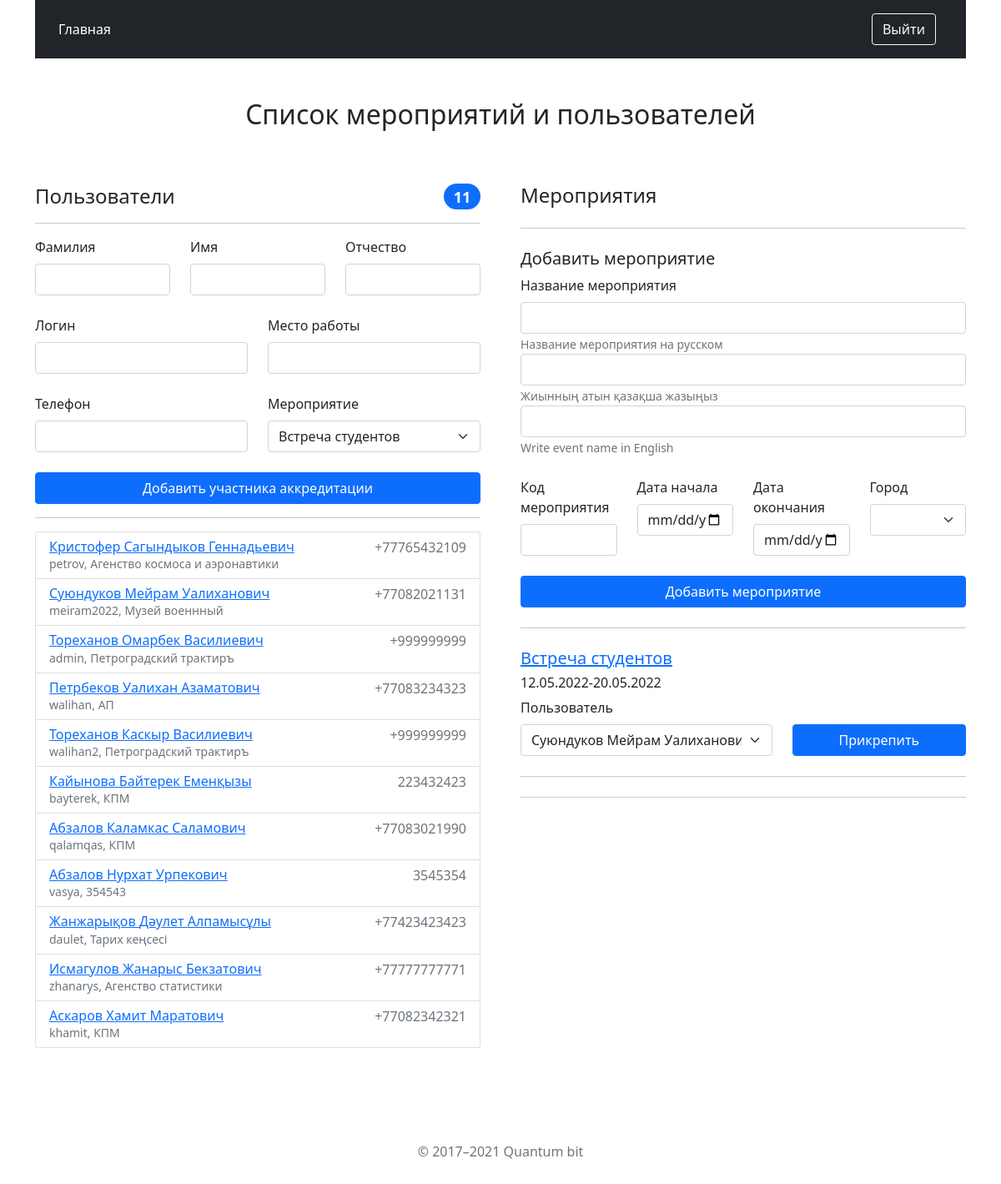
The app's page /avmac/ (signed in), older data.
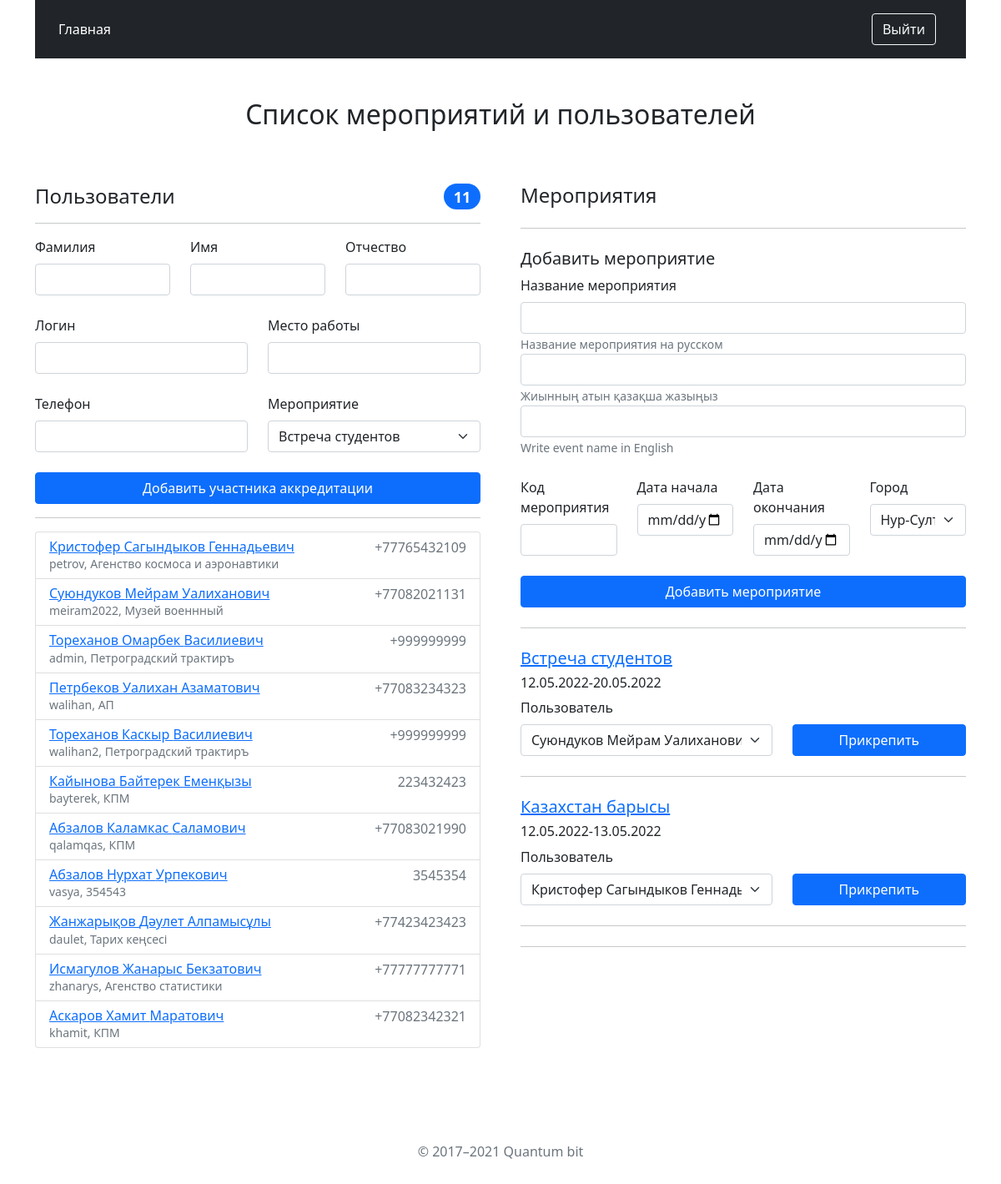
The same page, newer data.
### eventproject/models.py (models this page shows, shortened)
class Operator(models.Model):
	user = models.OneToOneField(User, on_delete=models.CASCADE)
	events = models.ManyToManyField(Event, blank=True)
	patronymic = models.CharField(max_length=128)
	phone_number = models.CharField(max_length=20)
	workplace = models.CharField(max_length = 128, default="")
	is_accreditator = models.BooleanField(default=False)

class Event(models.Model):
	name_kaz = models.CharField(max_length=128)
	name_rus = models.CharField(max_length=128)
	name_eng = models.CharField(max_length=128)
	event_code = models.CharField(max_length=20)
	date_start = models.DateField()
	date_end = models.DateField()
	city_code = models.CharField(max_length=20)

### eventproject/views.py (the view)
# urls.py: path('avmac/', views.index, name='index'),
@user_passes_test(lambda u: u.is_superuser, login_url='/user_login/')
def index(request):
    startdate = date.today()
    enddate = startdate + timedelta(days=900)
    event_list = Event.objects.filter(date_end__range=[startdate, enddate]).order_by('date_start')
    operators = Operator.objects.all()
    cities = City.objects.all()
    context_dict = {'events': event_list}
    context_dict['operators'] = operators
    context_dict['cities'] = cities
    return render(request, 'index.html', context=context_dict)

### templates/index.html (shortened to what the changed rows need)
<!DOCTYPE html>
{% load static %}
<html>
<head>
    <link rel="stylesheet" type="text/css" href="{% static 'css/all.min.css' %}">
    <link href="{% static 'css/bootstrap.min.css' %}" rel="stylesheet"
>
</head>
<body>
<main>
    <div class="container">
        <main>
            <div class="py-5 text-center">
                <h2>Список мероприятий и пользователей</h2>
            </div>
            <div class="row g-5">
                <div class="col-md-6 col-lg-6">
                    <ul class="list-group mb-3">
                        {% for operator in operators %}
                        <li class="list-group-item d-flex justify-content-between lh-sm">
                            <div>
                                <a href="/show_operator/{{ operator.id }}/"><h6 class="my-0">{{ operator.user.last_name }} {{ operator.user.first_name }} {{ operator.patronymic }}</h6></a>
                                <small class="text-muted">{{ operator.user.username }}, {{ operator.workplace }}</small>
                            </div>
                            <span class="text-muted">{{ operator.phone_number }}</span>
                        </li>
                        {% endfor %}
                    </ul>
                </div>
                <div class="col-md-6 col-lg-6 order-md-last">
                    <h4 class="mb-3">Мероприятия</h4>
                    <form class="needs-validation" method="post" action="/create_event/">
                        <hr class="my-4">
                        <h5>Добавить мероприятие</h5>
                        <div class="col-md-12">
                        </div>
                        <div class="col-md-12">
                        </div>
                        <div class="col-md-12">
                        </div>
                        <br>
                        <div class="row gy-3">
                            <div class="col-md-3">
                                <label for="city" class="form-label">Город</label>
                                <select  type="select" class="form-select" name="city">
                                    {% for city in cities %}
                                            <option value="{{ city.city_code }}" {% if city.city_code == "1110106945" %} selected="selected" {% endif %}>
                                            {{ city.name_rus }}</option>
                                    {% endfor %}
                                </select>
                            </div>
                        </div>
                        <br>
                        <button class="w-100 btn btn-primary btn-md" type="submit">Добавить мероприятие</button>
                    </form>
                    <hr class="my-4">
                    {% for event in events %}
                    <a href="/show_event/{{ event.id }}/"><h5>{{ event.name_rus }} </h5></a>
                    <h6>{{ event.date_start|date:"d.m.Y" }}-{{ event.date_end|date:"d.m.Y" }}</h6>
                    <form class="needs-validation" method="post" action="/add_operator_to_event/">
                        <div class="row gy-3">
                            <div class="col-md-7">
                                <label for="cc-name" class="form-label">Пользователь</label>
                                 <select class="form-select" name="operator_id">
                                    {% for operator in operators %}
                                        {% if event not in operator.events.all %}
                                            <option value="{{ operator.id }}">{{ operator.user.last_name }} {{ operator.user.first_name }} {{ operator.patronymic }}</option>
                                        {% endif %}
                                    {% endfor %}
                                 </select>
                            </div>
                            <div class="col-md-5">
                                <label for="cc-number" class="form-label">&#160;</label>
                                <button class="w-100 btn btn-primary btn-md" type="submit">Прикрепить</button>
                            </div>
                        </div>
                    </form>
                    <hr class="my-4">
                    {% endfor %}
                    <hr class="my-4">
                </div>
            </div>
        </main>
</body>
</html>

Row changes from the older to the newer data that the page shows:
added Event: name_rus "Казахстан барысы", date_start "12.05.2022", date_end "13.05.2022"
Text that changed along with them:
form field city: (not shown) → "Нур-Султан"
